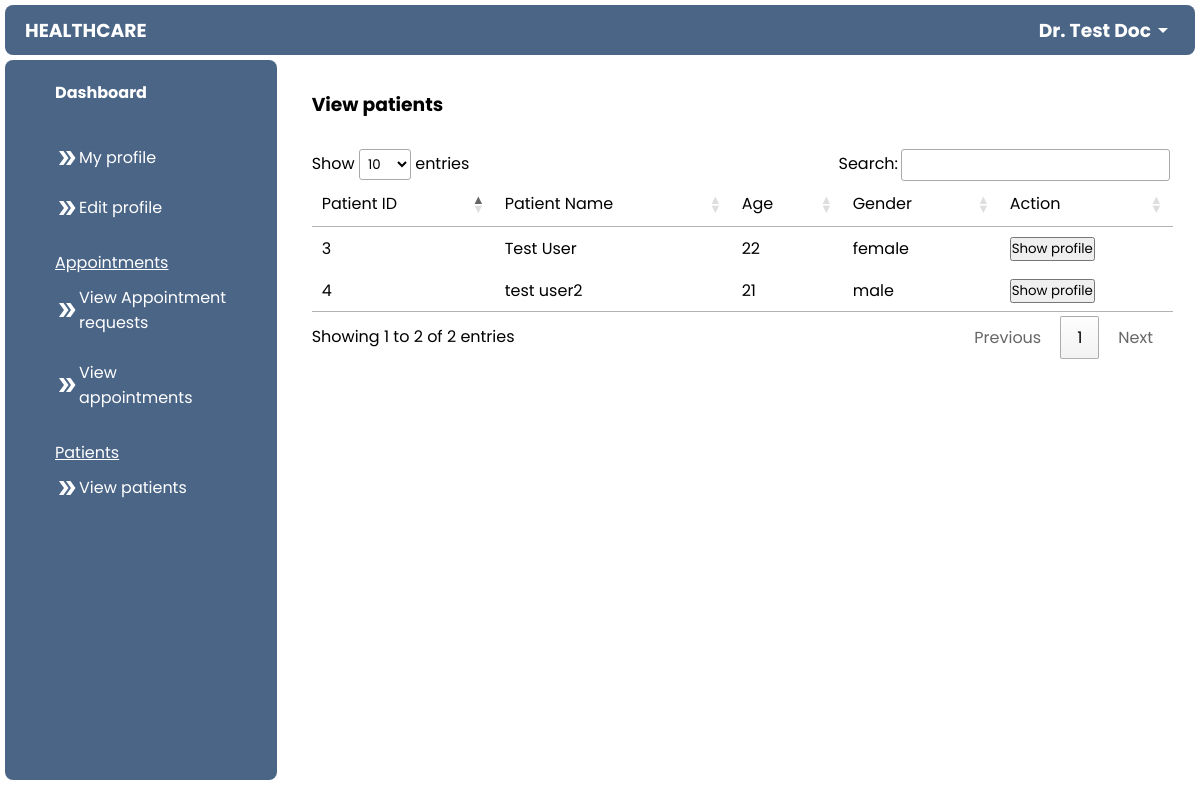
Screenshot of /doctor/view_patients.php (signed in) with the database file from the repository.
### tables this page shows
CREATE TABLE `doctor` (
  `d_id` int(100) NOT NULL,
  `name` varchar(255) NOT NULL,
  `email` varchar(255) NOT NULL,
  `password` varchar(255) NOT NULL,
  `specialization` varchar(255) NOT NULL,
  `fees` int(100) NOT NULL,
  `created_date` datetime NOT NULL DEFAULT current_timestamp()
);

CREATE TABLE `patient` (
  `p_id` int(11) NOT NULL,
  `name` varchar(255) NOT NULL,
  `email` varchar(255) NOT NULL,
  `password` varchar(255) NOT NULL,
  `address` varchar(255) NOT NULL,
  `age` int(100) NOT NULL,
  `gender` enum('male','female','other') NOT NULL,
  `reg_date` datetime NOT NULL DEFAULT current_timestamp()
);

### doctor/view_patients.php (the view, shortened to what this page needs)
<?php
include ("../connect.php");
?>
<!DOCTYPE html>
<html lang="en">
<head>
    <link rel="stylesheet" href="../css/add.css">
    <link rel="stylesheet" href="//cdn.datatables.net/1.10.20/css/jquery.dataTables.min.css">
</head>
<body>
<?php include ('navigation.php'); ?>
        <main>
        <h3 style="margin-bottom: 30px;">View patients</h3>
<table class="table" id="myTable">
    <thead class="thead">
        <tr>
            <td>Patient ID</td>
            <td>Patient Name</td>
            <td>Age</td>
            <td>Gender</td>
            <td>Action</td>
        </tr>
    </thead>
    <tbody>
        <?php
        $result = mysqli_query($con, "SELECT * FROM patient ");
        while ($row = mysqli_fetch_array($result)) {
            echo '
        <tr>
            <td>' . $row["p_id"] . '</td>
            <td>' . $row["name"] . '</td>
            <td>' . $row["age"] . '</td>
            <td>' . $row["gender"] . '</td>
            <td><button><a href="./patient_details.php?p_id='.$row["p_id"].'">Show profile</a></buttton></td>
        </tr>
    ';
        }
        ?>
    </tbody>
</table>
        </main>
    </div>
</body>
</html>

### doctor/navigation.php (shortened to what this page needs)
<?php
include('../connect.php');
$email = $_SESSION['email'];
$sql=mysqli_query($con, "SELECT * FROM doctor WHERE email = '$email'");
$row=mysqli_fetch_array($sql);
$name=$row["name"];
?>
<link rel="stylesheet" href="../css/nav.css">
<header>
    <h3>HEALTHCARE</h3>
    <div class="dropdown">
        <div class="user">
            <h3><?php echo $name; ?></h3>
            <span class="material-icons">
            </span>
        </div>
    </div>
</header>
<div class="container">
    <nav>
        <div class="nav-content">
            <a href="./dashboard.php">
                <h4>Dashboard</h4>
            </a>
        </div>
        <div class="nav-content">
            <u>
                <p></p>
            </u>
            <a href="./my_profile.php?id=<?php echo $row["d_id"]; ?>"><span class="material-icons">
                </span>My profile</a><br>
            <a href="./edit_profile.php?id=<?php echo $row["d_id"]; ?>"><span class="material-icons">
                </span>Edit profile</a>
        </div>
        <div class="nav-content">
            <u>
                <p>Appointments</p>
            </u>
            <a href="./view_request.php"><span class="material-icons">
                </span>View Appointment requests</a><br>
            <a href="./view_appointments.php"><span class="material-icons">
                </span>View appointments</a>
        </div>
        <div class="nav-content">
            <u>
                <p>Patients</p>
            </u>
            <a href="./view_patients.php"><span class="material-icons">
                </span>View patients</a><br>
        </div>
    </nav>

### css/add.css (style rules this page uses)
main { overflow: auto; }

### css/nav.css (style rules this page uses)
* { padding: 0; margin: 0; box-sizing: border-box; font-family: 'Poppins', sans-serif; }
body { overflow: hidden; height: 100vh; }
a { text-decoration: none; color: black; }
header { display: flex; align-items: center; justify-content: space-between; width: 100%-5px; height: 50px; padding:0 20px; background-color: #4B6587; color: #ffffff; border-radius: 0.5rem; margin: 5px; }
.dropdown { position: relative; display: inline-block; }
header .user { display: flex; align-items: center; cursor: pointer; }
.container { display: flex; height: 100%; }
nav { flex: 1; background-color: #4B6587; width: 100%; height: 90%; margin: 5px; margin-top: 0; color: white; padding: 0 50px; border-radius: 0.5rem; overflow: auto; }
.nav-content { margin: 20px 0; }
.nav-content a { display: flex; align-items: center; text-decoration: none; color: white; font-size: 16px; }
.nav-content p { padding: 10px 0; }
main { flex: 5; width: 100%; padding: 30px; }

### rows the page displays
doctor: name "Dr. Test Doc"
patient: p_id "3", name "Test User", age "22", gender "female"
patient: p_id "4", name "test user2", age "21", gender "male"
